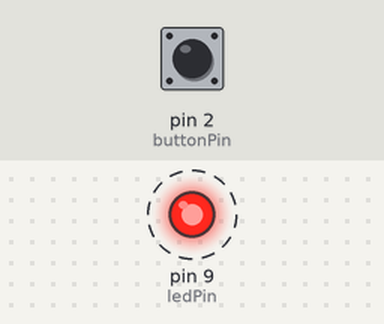
A sketch run on a simulated Arduino Uno, built with avr-gcc and run on an emulated ATmega328P. Shown: output pins drawn as LEDs (lit = HIGH). Dashed ring = blinking. Inputs (shaded band) come from the test bench; at power-on: pin 2 (buttonPin) HIGH.

Above: at 1.25 s.
1.3 s: pin 2 (buttonPin) pulled LOW for 3.2 s
At 2.4 s:
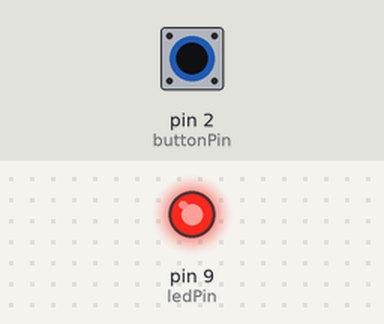
At 4.65 s:
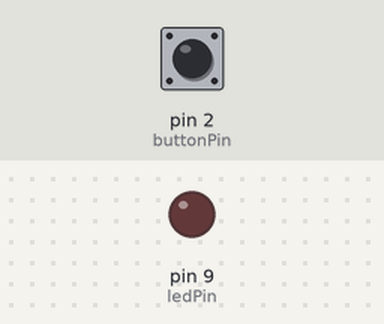
Timing chart, 0 to 12.2 s (numbered marks = the images above; inputs shaded):
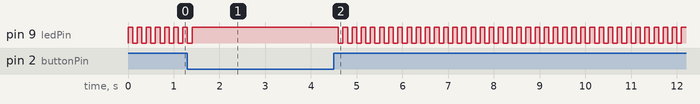

The sketch:

sketch.ino
```cpp
// Define the LED pin
const int ledPin = 9;
// Define the push button pin
const int buttonPin = 2;

// Variables to store the current state of the button and the previous state
int buttonState = 0;
int prevButtonState = 0;

void setup() {
  // Initialize the LED pin as an output
  pinMode(ledPin, OUTPUT);
  // Initialize the push button pin as an input
  pinMode(buttonPin, INPUT);
}

void loop() {
  // Read the state of the push button
  buttonState = digitalRead(buttonPin);

  // If the button is pressed (HIGH), but was not pressed before
  if (buttonState == HIGH && prevButtonState == LOW) {
    // Blink the LED while the button is pressed
    while (buttonState == HIGH) {
      digitalWrite(ledPin, HIGH);
      delay(100);
      digitalWrite(ledPin, LOW);
      delay(100);
      // Read the state of the push button again
      buttonState = digitalRead(buttonPin);
    }
  }
  // If the button is not pressed, keep the LED on constantly
  else if (buttonState == LOW) {
    digitalWrite(ledPin, HIGH);
  }

  // Save the current button state for the next loop iteration
  prevButtonState = buttonState;
}
```
